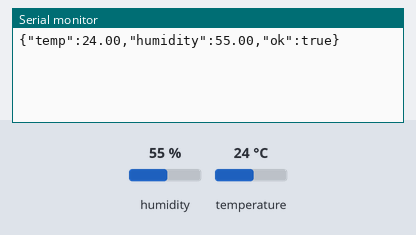
The sketch below on a simulated Arduino Uno, built with avr-gcc and run on an emulated ATmega328P. Shown: the last lines printed to the serial monitor. The test bench sets the inputs (shaded band); at power-on: humidity 55 %, temperature 24 °C.

Above: at 3.2 s.
3.3 s: humidity set to 22 %
At 5.1 s:
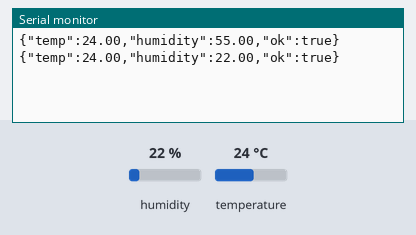
6.0 s: temperature set to 12 °C
At 6.9 s:
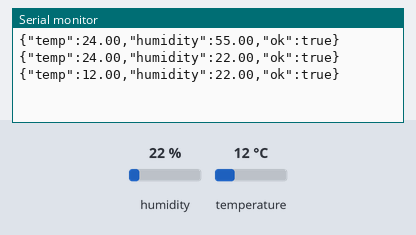
8.7 s: humidity set to 40 %
At 10.4 s:
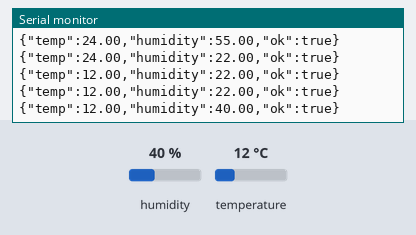
Timing chart, 0 to 11.9 s (numbered marks = the images above; inputs shaded):
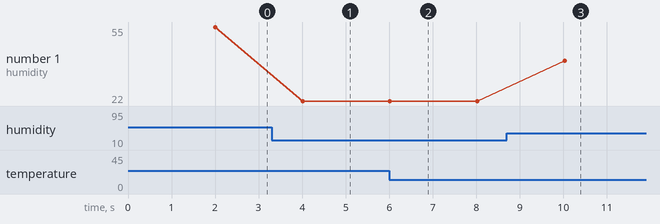

Measured:
- after the input at 3.3 s, the serial monitor: prints a new line after 0.71 s (image 1)
- after the input at 6.0 s, the serial monitor: prints a new line at once (image 2)
- after the input at 8.7 s, the serial monitor: prints a new line after 1.3 s (image 3)
- plotted number 1: 55 → 22 after the input at 3.3 s, 22 → 40 after the input at 8.7 s

The sketch:

Task3_DHT22_JSON.ino.ino.ino
```cpp
#include <DHT.h>

#define DHTPIN 4
#define DHTTYPE DHT22

DHT dht(DHTPIN, DHTTYPE);

void setup() {
  Serial.begin(115200);
  dht.begin();

  delay(2000);
}

void loop() {

  float temp = NAN;
  float hum = NAN;
  bool success = false;

  // Retry up to 3 times
  for (int i = 0; i < 3; i++) {

    hum = dht.readHumidity();
    temp = dht.readTemperature();

    if (!isnan(temp) && !isnan(hum)) {
      success = true;
      break;
    }

    delay(1000);
  }

  Serial.print("{\"temp\":");

  if (success)
    Serial.print(temp);
  else
    Serial.print("null");

  Serial.print(",\"humidity\":");

  if (success)
    Serial.print(hum);
  else
    Serial.print("null");

  Serial.print(",\"ok\":");
  Serial.print(success ? "true" : "false");

  Serial.println("}");

  delay(2000);
}
```
